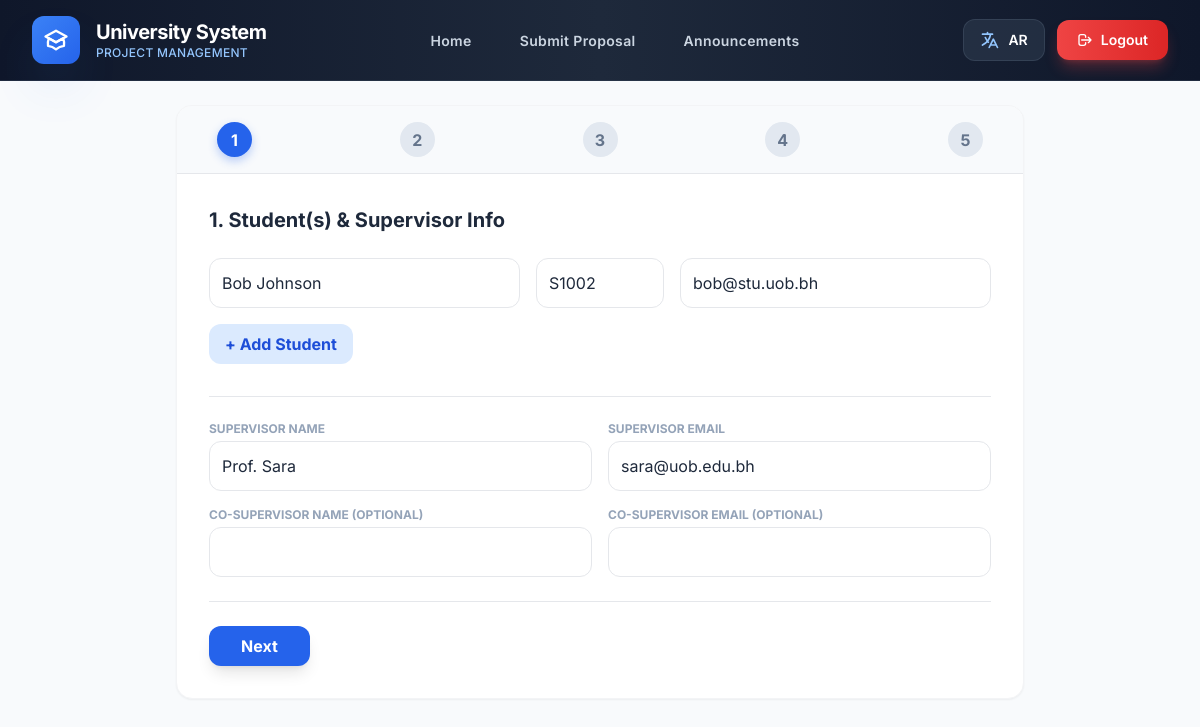
The page /proposal_form.php?edit=2 (signed in) on the database its author committed.
### tables this page shows
CREATE TABLE IF NOT EXISTS Proposal_Students (
    id INT AUTO_INCREMENT PRIMARY KEY,
    proposal_id INT NOT NULL,
    student_name VARCHAR(255) NOT NULL,
    student_id VARCHAR(50) NOT NULL,
    student_email VARCHAR(255) NOT NULL,
    FOREIGN KEY (proposal_id) REFERENCES Proposals(proposal_id) ON DELETE CASCADE
);

CREATE TABLE IF NOT EXISTS Proposals (
    proposal_id INT AUTO_INCREMENT PRIMARY KEY,
    title VARCHAR(255) NOT NULL,
    problem TEXT NOT NULL,
    objectives TEXT NOT NULL,
    significance TEXT NOT NULL,
    literature_review TEXT NOT NULL,
    references_list TEXT NOT NULL,
    supervisor_name VARCHAR(255) NOT NULL,
    supervisor_email VARCHAR(255) NOT NULL,
    cosupervisor_name VARCHAR(255),
    cosupervisor_email VARCHAR(255),
    timeline JSON NOT NULL,
    accept_terms BOOLEAN NOT NULL DEFAULT 0,
    prof_feedback TEXT,
    status ENUM('Pending','Approved','Rejected','Modifications Required') DEFAULT 'Pending',
    created_at TIMESTAMP DEFAULT CURRENT_TIMESTAMP
);

### proposal_form.php (the view, shortened to what this page needs)
<?php
require 'config.php';
$edit_id = $_GET['edit'] ?? null;
$existing_proposal = null;
$existing_students = [];
if ($edit_id) {
    $stmt = $pdo->prepare("SELECT * FROM Proposals WHERE proposal_id = ?");
    $stmt->execute([$edit_id]);
    $existing_proposal = $stmt->fetch();
    if ($existing_proposal) {
        $st_stmt = $pdo->prepare("SELECT * FROM Proposal_Students WHERE proposal_id = ?");
        $st_stmt->execute([$edit_id]);
        $existing_students = $st_stmt->fetchAll();
    }
}
include 'header.php';
include 'navbar.php';
?>
<div class="max-w-4xl mx-auto p-6">
    <div class="bg-white rounded-2xl shadow-sm border border-gray-100 overflow-hidden">
        <div class="bg-slate-50 border-b p-4 flex justify-between px-10">
            <?php for($i=1; $i<=5; $i++): ?>
                <div class="step-idx <?= $i==1?'active-step':'' ?>" id="idx-<?= $i ?>"><?= $i ?></div>
            <?php endfor; ?>
        </div>
        <form action="proposal_form.php<?= $edit_id ? '?edit='.$edit_id : '' ?>" method="POST" class="p-8 space-y-6" id="multiStepForm">
            <div class="form-step" id="step-1">
                <h2 class="text-xl font-bold mb-6 text-slate-800">1. Student(s) & Supervisor Info</h2>
                <div id="students-list" class="space-y-4">
                    <?php
                    $students_to_show = $edit_id ? $existing_students : [['student_name'=>'','student_id'=>'','student_email'=>'']];
                    foreach($students_to_show as $idx => $st):
                    ?>
                    <div class="student-row flex gap-4 flex-wrap">
                        <input type="text" name="students[<?= $idx ?>][name]" placeholder="Student Name" value="<?= htmlspecialchars($st['student_name']??$st['name']??'') ?>" class="border p-3 rounded-xl flex-1" required>
                        <input type="text" name="students[<?= $idx ?>][id]" placeholder="Student ID" value="<?= htmlspecialchars($st['student_id']??$st['id']??'') ?>" class="border p-3 rounded-xl w-32" required>
                        <input type="email" name="students[<?= $idx ?>][email]" placeholder="Student Email" value="<?= htmlspecialchars($st['student_email']??$st['email']??'') ?>" class="border p-3 rounded-xl flex-1" required>
                    </div>
                    <?php endforeach; ?>
                </div>
                <button type="button" onclick="addStudent()" class="mt-4 px-4 py-2 bg-blue-100 text-blue-700 rounded-xl font-bold">+ Add Student</button>
                <div class="mt-8 grid grid-cols-1 md:grid-cols-2 gap-4 border-t pt-6">
                    <div>
                        <label class="block text-xs font-bold uppercase text-slate-400 mb-1">Supervisor Name</label>
                        <input type="text" name="supervisor[name]" value="<?= htmlspecialchars($existing_proposal['supervisor_name']??'') ?>" class="w-full border p-3 rounded-xl" required>
                    </div>
                    <div>
                        <label class="block text-xs font-bold uppercase text-slate-400 mb-1">Supervisor Email</label>
                        <input type="email" name="supervisor[email]" value="<?= htmlspecialchars($existing_proposal['supervisor_email']??'') ?>" class="w-full border p-3 rounded-xl" required>
                    </div>
                    <div>
                        <label class="block text-xs font-bold uppercase text-slate-400 mb-1">Co-Supervisor Name (Optional)</label>
                        <input type="text" name="cosupervisor[name]" value="<?= htmlspecialchars($existing_proposal['cosupervisor_name']??'') ?>" class="w-full border p-3 rounded-xl">
                    </div>
                    <div>
                        <label class="block text-xs font-bold uppercase text-slate-400 mb-1">Co-Supervisor Email (Optional)</label>
                        <input type="email" name="cosupervisor[email]" value="<?= htmlspecialchars($existing_proposal['cosupervisor_email']??'') ?>" class="w-full border p-3 rounded-xl">
                    </div>
                </div>
            </div>
            <div class="flex justify-between mt-10 border-t pt-6">
                <button type="button" id="nextBtn" onclick="changeStep(1)" class="px-8 py-2 bg-blue-600 text-white rounded-xl font-bold shadow-lg">Next</button>
            </div>
        </form>
    </div>
</div>

### proposal_form.php (style rules this page uses)
.step-idx { width: 35px; height: 35px; border-radius: 50%; background: #e2e8f0; display: flex; align-items: center; justify-content: center; font-weight: bold; color: #64748b; }
.active-step { background: #2563eb; color: white; box-shadow: 0 4px 10px rgba(37, 99, 235, 0.3); }

### rows shown on the page
proposal_students: student_name "Bob Johnson", student "S1002", student_email "bob@stu.uob.bh"
proposals: supervisor_name "Prof. Sara", supervisor_email "sara@uob.edu.bh"
